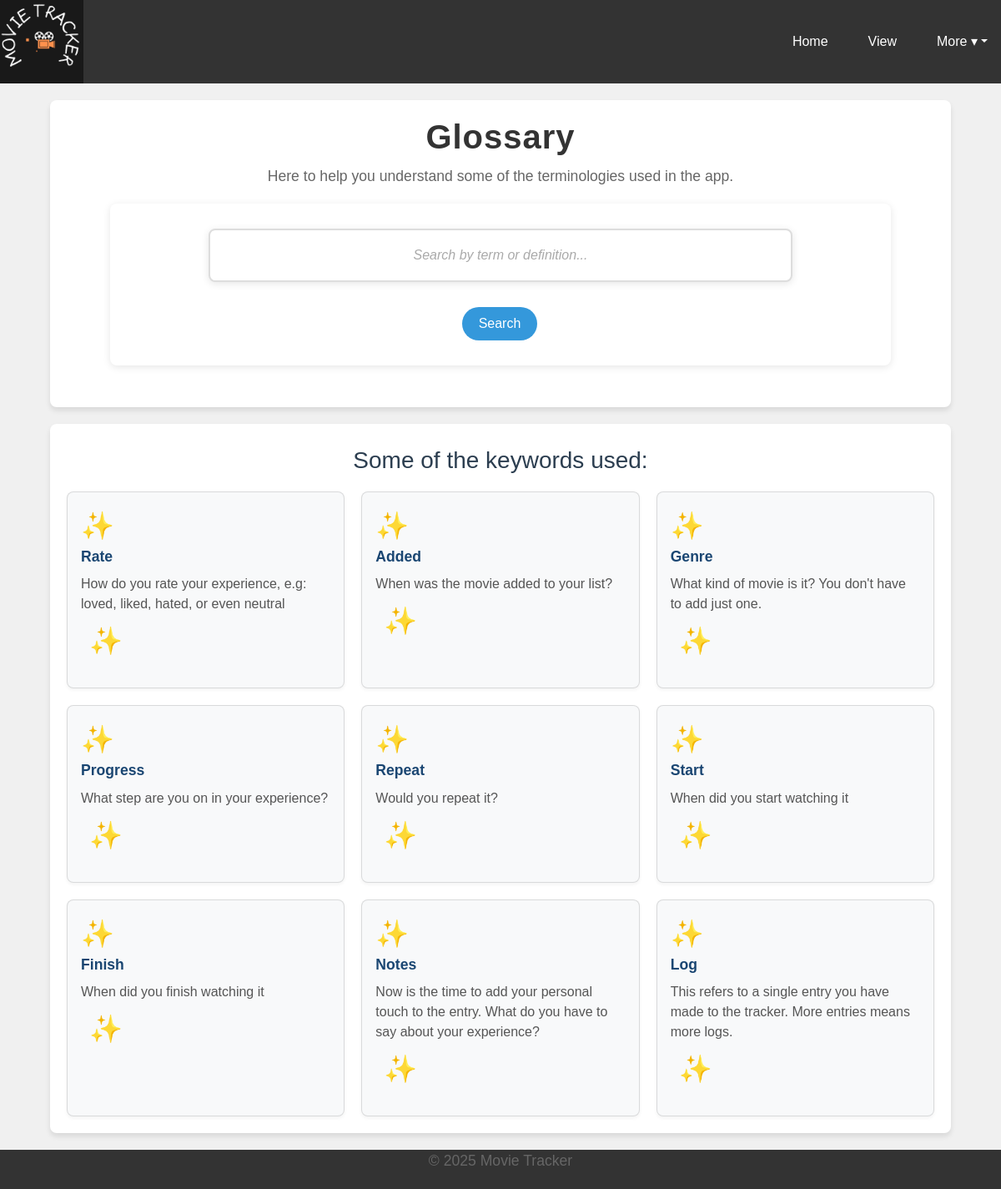
The page /glossary on the database its author committed.
### Tracker/models.py (models this page shows, shortened)
class Glossary(db.Model):
    _tablename_ = "glossary"
    id = db.Column(db.Integer, primary_key=True, autoincrement=True)
    term = db.Column(db.String(255), nullable=False)
    definition = db.Column(db.String(255), nullable=False)

### Tracker/routes.py (the view, shortened to what this page needs)
    @app.route('/glossary', methods=['GET', 'POST'])
    def glossary():
        form = SearchForm()
        results = None
        search_performed = False
        all_terms = Glossary.query.all()
        return render_template('glossary.html',
                            form=form,
                            results=results,
                            all_terms=all_terms,
                            search_performed=search_performed)

### Tracker/forms.py
class SearchForm(FlaskForm):
    search = StringField("Search", validators=[InputRequired()])
    submit = SubmitField("Search")

### Tracker/Templates/glossary.html (shortened to what this page needs)
{%extends 'base-2.html'%}
{%block head%}
    <link rel="stylesheet" href="{{ url_for('static', filename='CSS/glossary.css') }}">
    <link rel="stylesheet" href="{{ url_for('static', filename='CSS/search.css') }}">
{%endblock%}
{% block content %}
<section>
    <h1>Glossary</h1>
    <p>Here to help you understand some of the terminologies used in the app.</p>
    <section id="search">
        <form method="POST" action="/glossary" novalidate>
                {{form.search(class="input-field", placeholder="Search by term or definition...")}}
                {{form.submit(class="submit-btn")}}
        </form>
    </section>
</section>
<section>
    {%if results%}
        <div id="defs">
        {% for result in results %}
            <div class="card">
                <dl>
                    <dt>{{ result.term }}</dt>
                    <dd>{{ result.definition }}</dd>
                </dl>
            </div>
        {% endfor %}
        </div>
    {%elif search_performed%}
        <div class="no-results">
            <p>No terms found matching your search.</p>
        </div>
    {%else%}
        <h3>Some of the keywords used:</h3>
        <div id="defs">
        {% for term in all_terms %}
            <div class="card">
                <dl>
                    <dt>{{ term.term }}</dt>
                    <dd>{{ term.definition }}</dd>
                </dl>
            </div>
        {% endfor %}
        </div>
    {% endif %}
</section>
{%endblock%}

### Tracker/Static/CSS/base-2.css (style rules this page uses)
body { background-color: #f0f0f0; font-family: 'Comic Sans MS', cursive, sans-serif; margin: 0; padding: 0; min-height: 100vh; display: flex; flex-direction: column; }

### Tracker/Static/CSS/glossary.css (style rules this page uses)
body, h1, h3, p { margin: 0; padding: 0; }
h1 { font-size: 2.5rem; color: #333; margin-bottom: 10px; text-align: center; font-weight: bold; letter-spacing: 1px; }
p { font-size: 1.1rem; margin-bottom: 20px; color: #666; text-align: center; }
h3 { font-size: 1.5rem; color: #444; margin-bottom: 25px; text-align: center; }
section { background-color: white; padding: 20px; margin: 20px auto; border-radius: 8px; box-shadow: 0 4px 6px rgba(0, 0, 0, 0.1); width: 90%; max-width: 1200px; }
#defs { display: grid; grid-template-columns: repeat(auto-fill, minmax(300px, 1fr)); gap: 20px; }
.card { background-color: #f8f9fa; border-radius: 8px; padding: 16px; box-shadow: 0 2px 4px rgba(0, 0, 0, 0.05); transition: transform 0.2s, box-shadow 0.2s; }
dt { font-weight: bold; font-size: 1.1rem; margin-bottom: 8px; color: #1a4672; }
dd { margin-left: 0; line-height: 1.5; color: #555; }
dl::before { content: '✨'; font-size: 2rem; margin-right: 10px; }
dl::after { content: '✨'; font-size: 2rem; margin-left: 10px; }

### Tracker/Static/CSS/search.css (style rules this page uses)
#search { background-color: #fff; border-radius: 8px; box-shadow: 0 2px 10px rgba(0, 0, 0, 0.1); padding: 30px; margin-bottom: 30px; text-align: center; }
h3 { font-size: 28px; margin-bottom: 20px; margin-top: 7px; color: #2c3e50; text-align: center; }
#search form { display: flex; flex-direction: column; align-items: center; justify-content: center; max-width: 700px; margin: 0 auto; }
.input-field { width: 100%; padding: 8px 15px; height: 40px; font-size: 16px; border: 2px solid #ddd; border-radius: 20px 0 0 20px; outline: none; transition: border-color 0.3s ease; margin: 0; }
.input-field::placeholder { color: #aaa; font-style: italic; }
.submit-btn { background-color: #3498db; color: white; border: none; height: 40px; padding: 0 20px; font-size: 16px; border-radius:20px 20px; cursor: pointer; transition: background-color 0.3s ease; margin-left: -2px; }

### rows shown on the page
Glossary: term "Rate", definition "How do you rate your experience, e.g: loved, liked, hated, or even neutral"
Glossary: term "Added", definition "When was the movie added to your list?"
Glossary: term "Genre", definition "What kind of movie is it? You don't have to add just one."
Glossary: term "Progress", definition "What step are you on in your experience?"
Glossary: term "Repeat", definition "Would you repeat it?"
Glossary: term "Start", definition "When did you start watching it"
Glossary: term "Finish", definition "When did you finish watching it"
Glossary: term "Notes", definition "Now is the time to add your personal touch to the entry. What do you have to say about your experience?"
Glossary: term "Log", definition "This refers to a single entry you have made to the tracker. More entries means more logs."
